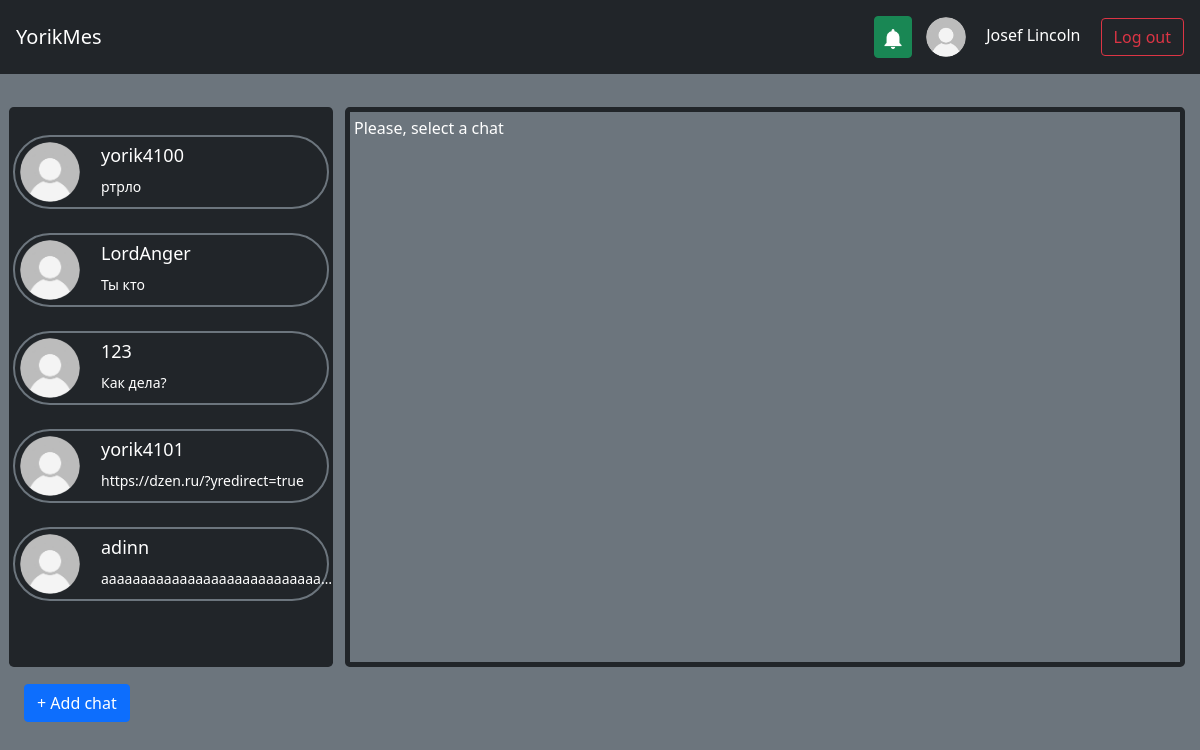
/chats (signed in), run on the app's committed database.
### db_scripts/data/users.py (models this page shows, shortened)
class User(SqlAlchemyBase, UserMixin, SerializerMixin):
    __tablename__ = 'users'
    id = sqlalchemy.Column(sqlalchemy.Integer,
                           primary_key=True, autoincrement=True)
    email = sqlalchemy.Column(sqlalchemy.String,
                              index=True, unique=True, nullable=True)
    nickname = sqlalchemy.Column(sqlalchemy.String, nullable=True)
    surname = sqlalchemy.Column(sqlalchemy.String, nullable=True)
    name = sqlalchemy.Column(sqlalchemy.String, nullable=True)
    age = sqlalchemy.Column(sqlalchemy.Integer, nullable=True)
    hashed_password = sqlalchemy.Column(sqlalchemy.String, nullable=True)
    modified_date = sqlalchemy.Column(sqlalchemy.DateTime,
                                      default=datetime.datetime.now)
    contacts = orm.relationship("Chat", back_populates='user')
    avatar = orm.relationship("Avatar", back_populates='user')

### db_scripts/data/messages.py (models this page shows)
class Message(SqlAlchemyBase, SerializerMixin):
    __tablename__ = 'messages'
    id = sqlalchemy.Column(sqlalchemy.Integer,
                           primary_key=True, autoincrement=True)
    chat_id = sqlalchemy.Column(sqlalchemy.Integer, sqlalchemy.ForeignKey("chats.id"))
    text = sqlalchemy.Column(sqlalchemy.String, nullable=False)
    date_time = sqlalchemy.Column(sqlalchemy.DateTime, default=datetime.datetime.now())
    chat = orm.relationship('Chat')

### main.py (the view)
@app.route("/")
@app.route("/chats", methods=["GET", "POST"])
def index():
    visible_notif = all((request.args.get("visible_notif", type=bool, default=False), current_user.is_authenticated))
    db_sess = db_session.create_session()
    if current_user.is_authenticated:
        contacts = list(map(lambda x: ContactCard(x),
                            db_sess.query(Chat).filter(Chat.user_id == current_user.id).all()))
        notifications = list(map(lambda x: NoticeCard(x),
                                 db_sess.query(Notification).filter(Notification.user_id == current_user.id).all()))
    else:
        contacts = []
        notifications = []
    return render_template("index.html", title="Chats", contacts=contacts, notifications=notifications,
                           notifications_default_visible=visible_notif)

### db_scripts/db_session.py (called while the page is built)
def create_session() -> Session:
    global __factory
    return __factory()

### main.py (called while the page is built)
def render_template(*args, **kwargs):
    db_sess = db_session.create_session()
    if current_user.is_authenticated:
        avatar = db_sess.query(Avatar).filter(Avatar.user_id == current_user.id).first()
    else:
        avatar = None
    return flask.render_template(*args, **kwargs, avatar=avatar.id if avatar else None)

@login_manager.user_loader
def load_user(user_id):
    db_sess = db_session.create_session()
    return db_sess.query(User).get(user_id)

### templates/index.html (shortened to what this page needs)
{% extends "base.html" %}
{% block content %}
    {% if current_user.is_authenticated %}
        <div><table><tr>
            <td>
                <div class="scroll rounded-3">
                    {% for user in contacts %}
                        <a class="p-2 text-white" style="text-decoration: none;" href="/chats/{{ user.id }}">
                            {% if user.id == id %}
                            <div class="border p-1 bg-secondary rounded-pill">
                            {% else %}
                            <div class="border p-1 border-secondary border-2 rounded-pill">
                            {% endif %}
                                <table>
                                    <tr>
                                        <td rowspan="2">
                                            <img src="{{ url_for('static', filename='img/user-profile-icon.png'
                                                 if not user.avatar else 'img/avatars/#' + user.avatar|string + '.png') }}"
                                                 width="60" height="60" alt="" class="rounded rounded-circle">
                                        </td>
                                        <td>
                                            <span class="p-1" style="margin-left: 15px; font-size: 18px;">{{ user.showed_name }}</span>
                                        </td>
                                    </tr>
                                    <tr>
                                        <td>
                                            <div class="p-1" style="margin-left: 15px; font-size: 14px;"
                                                  id="last_mess">{{ user.last_message }}</div>
                                        </td>
                                    </tr>
                                </table>
                            </div>
                        </a>
                    {% endfor %}
                </div>
            </td>
            <td>
                <div class="messages rounded-3 border border-dark border-5 bg-secondary" style="margin-left: 10px" id="autoscroll">
                    {% block chat %}Please, select a chat{% endblock %}
                </div>
            </td>
        </tr>
        <tr>
            <td class="p-3">
                <div>
                    <a href="/add_chat" class="btn btn-primary">+ Add chat</a>
                </div>
            </td>
            <td class="p-2">
            </td>
        </tr>
        </table></div><br>
    {% endif %}
{% endblock %}

### templates/base.html (shortened to what this page needs)
<!DOCTYPE html>
<html lang="en">
    <head>
        <link rel="stylesheet"
            href="https://cdn.jsdelivr.net/npm/bootstrap@5.0.0-beta1/dist/css/bootstrap.min.css"
>
    </head>
    <nav class="navbar navbar-dark bg-dark p-3">
        <a class="navbar-brand" href="/">YorikMes</a>
        {% if current_user.is_authenticated %}
            <div class="">
                <button class="btn btn-success opener p-2" type="button" aria-controls="modal-example" onclick="window['modal-example'].showModal()" style="margin-right: 10px;">
                    <img src="{{ url_for('static', filename='img/notification-bell.png') }}" width="20" height="20" alt="">
                </button>
                <a href="/profile" style="text-decoration: none;">
                    <img src="{{ url_for('static', filename='img/user-profile-icon.png'
                    if not avatar else 'img/avatars/#' + avatar|string + '.png') }}" width="40" height="40" alt="" class="rounded rounded-circle">
                    <span class="text-white p-3" id="name_label">{% if current_user.surname %}{{ current_user.surname }}{% endif %} {{ current_user.name }}</span>
                </a>
                <a class="btn btn-outline-danger" href="/logout">Log out</a>
            </div>
        {% else %}
            <div class="">
                <a class="btn btn-outline-success" href="/login">Log in</a>
                <a class="btn btn-primary" href="/register">Register</a>
            </div>
        {% endif %}
    </nav>
    <body class="bg-secondary">
        <main role="main" class="p-2 text-white">
            <br>
            <div>{% block content %}{% endblock %}</div>
        </main>
    </body>
</html>

### templates/index.html (style rules this page uses)
div.scroll { margin:4px, 4px; padding:4px; background-color: #212529; width: 27vw; height: 70vh; overflow-x: hidden; overflow-y: auto; text-align:justify; }
div.messages { margin:4px, 4px; padding:4px; width: 70vw; height: 70vh; overflow-x: hidden; overflow-y: auto; text-align:justify; }
#last_mess { white-space: nowrap; width: 20vw; overflow: hidden; text-overflow: ellipsis; }

### templates/base.html (style rules this page uses)
#name_label { white-space: nowrap; width: 300px; overflow: hidden; text-overflow: ellipsis; }

### data on the page
User: surname "Josef", name "Lincoln"
User: showed_name "yorik4100"
Message: last_message "ртрло"
User: showed_name "LordAnger"
Message: last_message "Ты кто"
User: showed_name "123"
Message: last_message "Как дела?"
User: showed_name "yorik4101"
Message: last_message "https://dzen.ru/?yredirect=true"
User: showed_name "adinn"
Message: last_message "аааааааааааааааааааааааааааа…"
